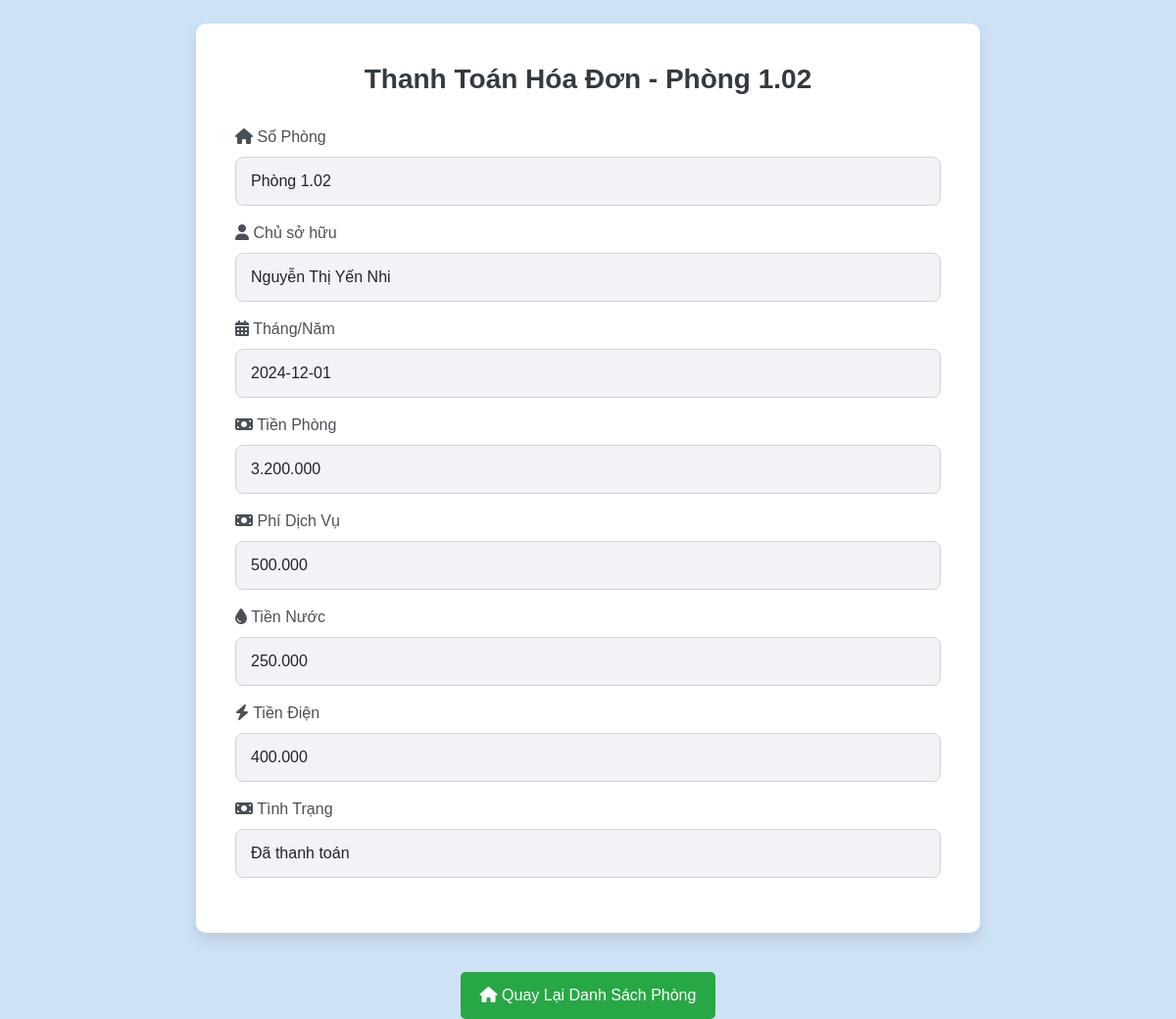
The app's page /quanlyhoadon/xemhoadon.php?id=2 with its own data.
### tables this page shows
CREATE TABLE `hoadon` (
  `id` int(11) NOT NULL,
  `so_phong` varchar(10) NOT NULL,
  `thang_nam` date NOT NULL,
  `so_nguoi_o` int(11) NOT NULL,
  `dia_chi` varchar(255) NOT NULL,
  `chu_so_huu` varchar(255) NOT NULL,
  `tien_phong` decimal(10,2) NOT NULL,
  `phi_dich_vu` decimal(10,2) NOT NULL,
  `tien_nuoc` decimal(10,2) NOT NULL,
  `tien_dien` decimal(10,2) NOT NULL,
  `tinh_trang` enum('Chưa thanh toán','Đã thanh toán') NOT NULL,
  `facility_id` int(11) DEFAULT NULL
);

### quanlyhoadon/xemhoadon.php (the view, shortened to what this page needs)
<?php
$servername = "localhost";
$username = "root";
$password = "";
$dbname = "baiTapLon";
$conn = new mysqli($servername, $username, $password, $dbname);
$id = isset($_GET['id']) ? $_GET['id'] : 0;
$sql = "SELECT * FROM hoadon WHERE id = $id";
$result = $conn->query($sql);
if ($result->num_rows > 0) {
    $row = $result->fetch_assoc();
} else {
    die("Không tìm thấy hóa đơn.");
}
?>
<!DOCTYPE html>
<html lang="vi">
<head>
    <link href="https://cdn.jsdelivr.net/npm/bootstrap@5.3.0/dist/css/bootstrap.min.css" rel="stylesheet">
    <link href="xemhoadon.css" rel="stylesheet">
    <link href="https://cdnjs.cloudflare.com/ajax/libs/font-awesome/6.5.1/css/all.min.css" rel="stylesheet">
</head>
<body>
    <div class="container mt-4">
        <h1 class="text-center">Thanh Toán Hóa Đơn - <?php echo $row['so_phong']; ?></h1>
        <form action="xu_ly_thanh_toan.php" method="POST">
            <div class="mb-3">
                <label for="so_phong" class="form-label"><i class="fa-solid fa-house"></i> Số Phòng</label>
                <input type="text" class="form-control" id="so_phong" name="so_phong" value="<?php echo $row['so_phong']; ?>" readonly>
            </div>
            <div class="mb-3">
                <label for="chu_so_huu" class="form-label"><i class="fa-solid fa-user"></i> Chủ sở hữu</label>
                <input type="text" class="form-control" id="chu_so_huu" name="chu_so_huu" value="<?php echo $row['chu_so_huu']; ?>" readonly>
            </div>
            <div class="mb-3">
                <label for="thang_nam" class="form-label"><i class="fa-solid fa-calendar-days"></i> Tháng/Năm</label>
                <input type="text" class="form-control" id="thang_nam" name="thang_nam" value="<?php echo $row['thang_nam']; ?>" readonly>
            </div>
            <div class="mb-3">
                <label for="tien_phong" class="form-label"><i class="fa-solid fa-money-bill"></i> Tiền Phòng</label>
                <input type="text" class="form-control" id="tien_phong" name="tien_phong" value="<?php echo number_format($row['tien_phong'], 0, ',', '.'); ?>" readonly>
            </div>
            <div class="mb-3">
                <label for="phi_dich_vu" class="form-label"><i class="fa-solid fa-money-bill"></i> Phí Dịch Vụ</label>
                <input type="text" class="form-control" id="phi_dich_vu" name="phi_dich_vu" value="<?php echo number_format($row['phi_dich_vu'], 0, ',', '.'); ?>" readonly>
            </div>
            <div class="mb-3">
                <label for="tien_nuoc" class="form-label"><i class="fa-solid fa-droplet"></i> Tiền Nước</label>
                <input type="text" class="form-control" id="tien_nuoc" name="tien_nuoc" value="<?php echo number_format($row['tien_nuoc'], 0, ',', '.'); ?>" readonly>
            </div>
            <div class="mb-3">
                <label for="tien_dien" class="form-label"><i class="fa-solid fa-bolt"></i> Tiền Điện</label>
                <input type="text" class="form-control" id="tien_dien" name="tien_dien" value="<?php echo number_format($row['tien_dien'], 0, ',', '.'); ?>" readonly>
            </div>
            <div class="mb-3">
                <label for="tinh_trang" class="form-label"><i class="fa-solid fa-money-bill"></i> Tình Trạng</label>
                <input type="text" class="form-control" id="tinh_trang" name="tinh_trang" value="<?php echo $row['tinh_trang']; ?>" readonly>
            </div>
        </form>
    </div>
<div class="text-center mt-3">
            <a href="danhsachphong.php" class=" btn-secondary"><i class="fa-solid fa-house"></i> Quay Lại Danh Sách Phòng</a>
        </div>
</body>
</html>

### quanlyhoadon/xemhoadon.css (style rules this page uses)
body { font-family: 'Arial', sans-serif; background-color: #cee2f6; color: #333; margin: 0; padding: 0; }
.container { background-color: #fff; padding: 40px; border-radius: 10px; box-shadow: 0 8px 16px rgba(0, 0, 0, 0.1); max-width: 800px; margin: 40px auto; }
h1 { font-size: 28px; color: #343a40; font-weight: 600; margin-bottom: 30px; text-align: center; }
.form-label { font-size: 16px; font-weight: 500; color: #495057; }
input.form-control { background-color: #f8f9fa; border: 1px solid #ced4da; border-radius: 8px; padding: 12px 15px; font-size: 16px; transition: all 0.3s ease; }
input[readonly] { background-color: #f1f3f6; cursor: not-allowed; }
.btn-secondary { background-color: #28a745; border-color: #28a745; padding: 12px 20px; border-radius: 5px; font-size: 16px; color: #fff; text-decoration: none; display: inline-block; transition: all 0.3s ease; }

### records on screen
hoadon: so_phong "Phòng 1.02", chu_so_huu "Nguyễn Thị Yến Nhi", thang_nam "2024-12-01", tien_phong "3.200.000", phi_dich_vu "500.000", tien_nuoc "250.000", tien_dien "400.000", tinh_trang "Đã thanh toán"
